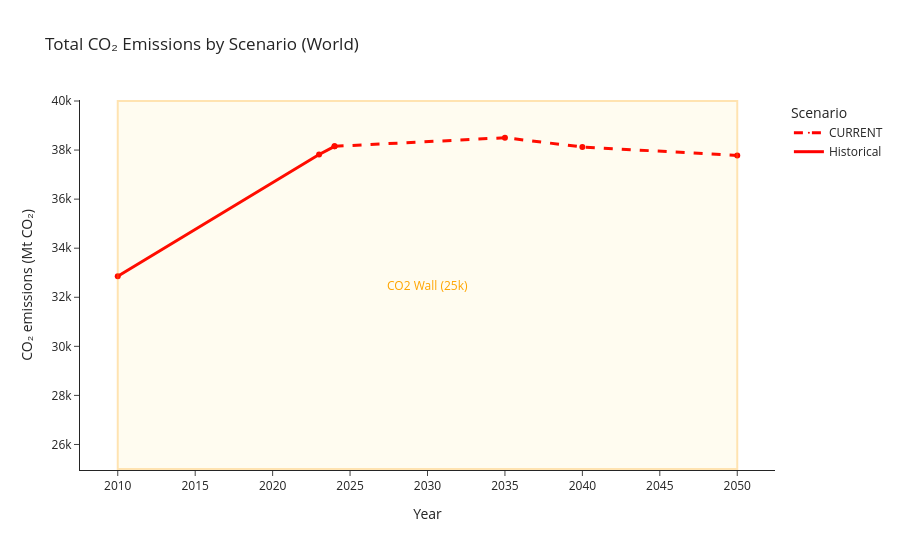

Write notebook code for a chart like this one.
### Code cell
fig = go.Figure()

# Style map
style_map = {
    "Historical": dict(color="red", dash="solid"),
    "CURRENT":    dict(color="red", dash="dash"),
    # "STATED":     dict(color="blue", dash="dash"),
    # "NZE":        dict(color="green", dash="dash"),
}
df_current = df.iloc[0:7]
for scenario, sub in df_current.groupby("Scenario"):
    fig.add_trace(
        go.Scatter(
            x=sub["Year"],
            y=sub["Total CO2"],
            mode="lines+markers",
            name=scenario,
            line=dict(
                color=style_map[scenario]["color"],
                dash=style_map[scenario]["dash"],
                width=3
            ),
            marker=dict(size=0),
        )
    )


fig.update_layout(
    title="Total CO₂ Emissions by Scenario (World)",
    xaxis_title="Year",
    yaxis_title="CO₂ emissions (Mt CO₂)",
    legend_title="Scenario",
    template="simple_white",
)

fig.update_layout(
    width=900,    # pixels
    height=550    # pixels
)

fig.add_shape(
    type="rect",
    x0=2010, x1=2050,
    y0=25000, y1=40000,
    fillcolor="rgba(255, 200, 0, 0.2)",
    line=dict(color="orange", width=2),
)

# Add annotation for energy wall
fig.add_annotation(
    x=2030, y=32500,
    text="CO2 Wall (25k)",
    showarrow=False,
    font=dict(size=12, color="orange")
)

fig.show()

### Figure 1 — Plotly figure (JSON) as saved in the notebook; plotly's stock layout.template omitted (floating-point values rounded to 4 significant figures)
{"data": [{"line": {"color": "red", "dash": "dash", "width": 3}, "marker": {"size": 0}, "mode": "lines+markers", "name": "CURRENT", "type": "scatter", "x": [2024, 2035, 2040, 2050], "y": [38153, 38503, 38126, 37779]}, {"line": {"color": "red", "dash": "solid", "width": 3}, "marker": {"size": 0}, "mode": "lines+markers", "name": "Historical", "type": "scatter", "x": [2010, 2023, 2024], "y": [32854, 37820, 38153]}], "layout": {"annotations": [{"font": {"color": "orange", "size": 12}, "showarrow": false, "text": "CO2 Wall (25k)", "x": 2030, "y": 32500}], "height": 550, "legend": {"title": {"text": "Scenario"}}, "shapes": [{"fillcolor": "rgba(255, 200, 0, 0.2)", "line": {"color": "orange", "width": 2}, "type": "rect", "x0": 2010, "x1": 2050, "y0": 25000, "y1": 40000}], "title": {"text": "Total CO₂ Emissions by Scenario (World)"}, "width": 900, "xaxis": {"title": {"text": "Year"}}, "yaxis": {"title": {"text": "CO₂ emissions (Mt CO₂)"}}}}
